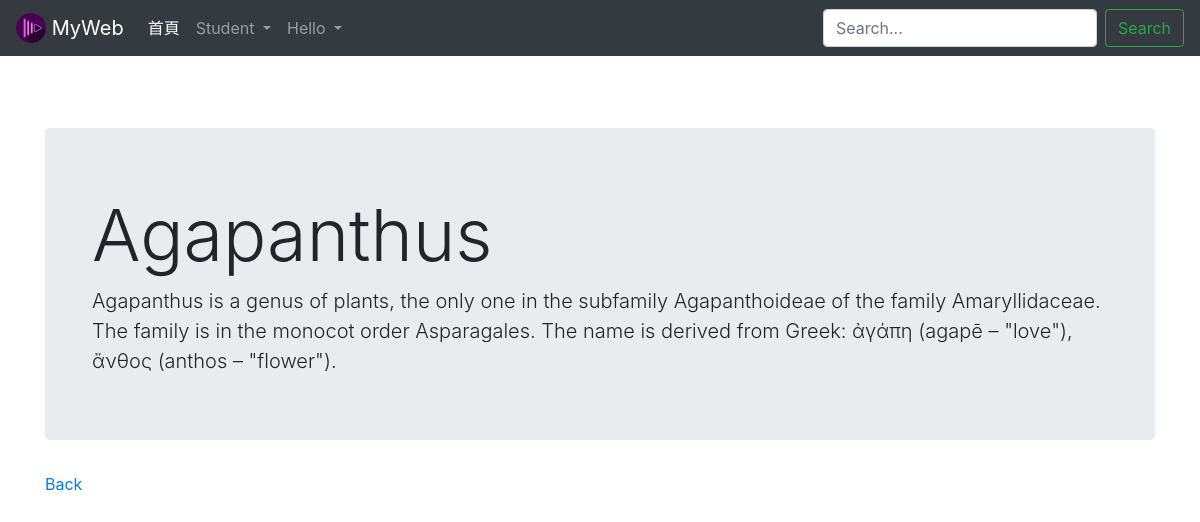
Page /flower/agapanthus/ on the committed database.
### flower/models.py (models this page shows, shortened)
class Flower(models.Model):
    title = models.CharField(max_length=255, default="")
    description = models.TextField(default="")
    slug = models.SlugField(blank=True, default="")
    category = models.ForeignKey(Category, null=True, on_delete=models.PROTECT)
    tags = models.ManyToManyField(Tag)
    image = models.ImageField(default="", blank=True, upload_to="images")

### flower/views.py (the view)
# urls.py: path('flower/<slug:slug>/', fviews.detail, name='detail'),
def detail(request, slug=None):
    flower = get_object_or_404(Flower, slug=slug)
    return render(request, 'flower/detail.html', locals())

### templates/flower/detail.html (shortened to what this page needs)
{% extends "base.html" %}
{% block content %}
<br>
<br>
<br>
 <div class="jumbotron">
 <div class="container">
    <h1 class="display-3">{{ flower.title }}</h1>
    <div class="lead">{{ flower.description }}</div>
    </div>
    </div>
    <a href="/flower/">Back</a>
    {% endblock %}

### static/css/style.css (style rules this page uses)
html, body { height: 100%; }
body { height: 100%; font-family: Arial, Helvetica, sans-serif; font-size: 13px; margin: 0; padding: 0; background:#eaeaea }
h1, h2, h3, h4, h5 { padding: 0; margin: 0; }

### rows in the picture
Flower: title "Agapanthus", description "Agapanthus is a genus of plants, the only one in the subfamily Agapanthoideae of the family Amaryllidaceae. The family is in the monocot order Asparagales. The name is derived from Greek: ἀγάπη (agapē – \"love\"), ἄνθος (anthos – \"flower\")."
